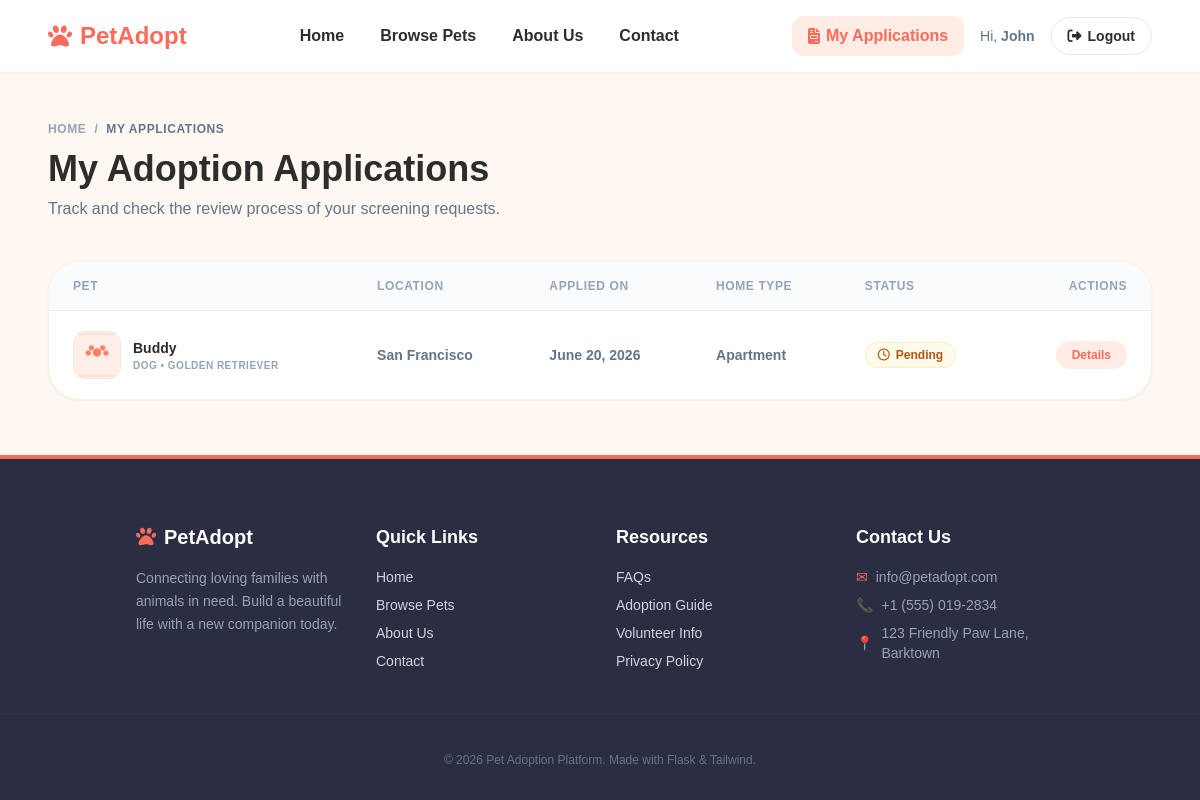
The page /my-applications (signed in) on the database as committed earlier.
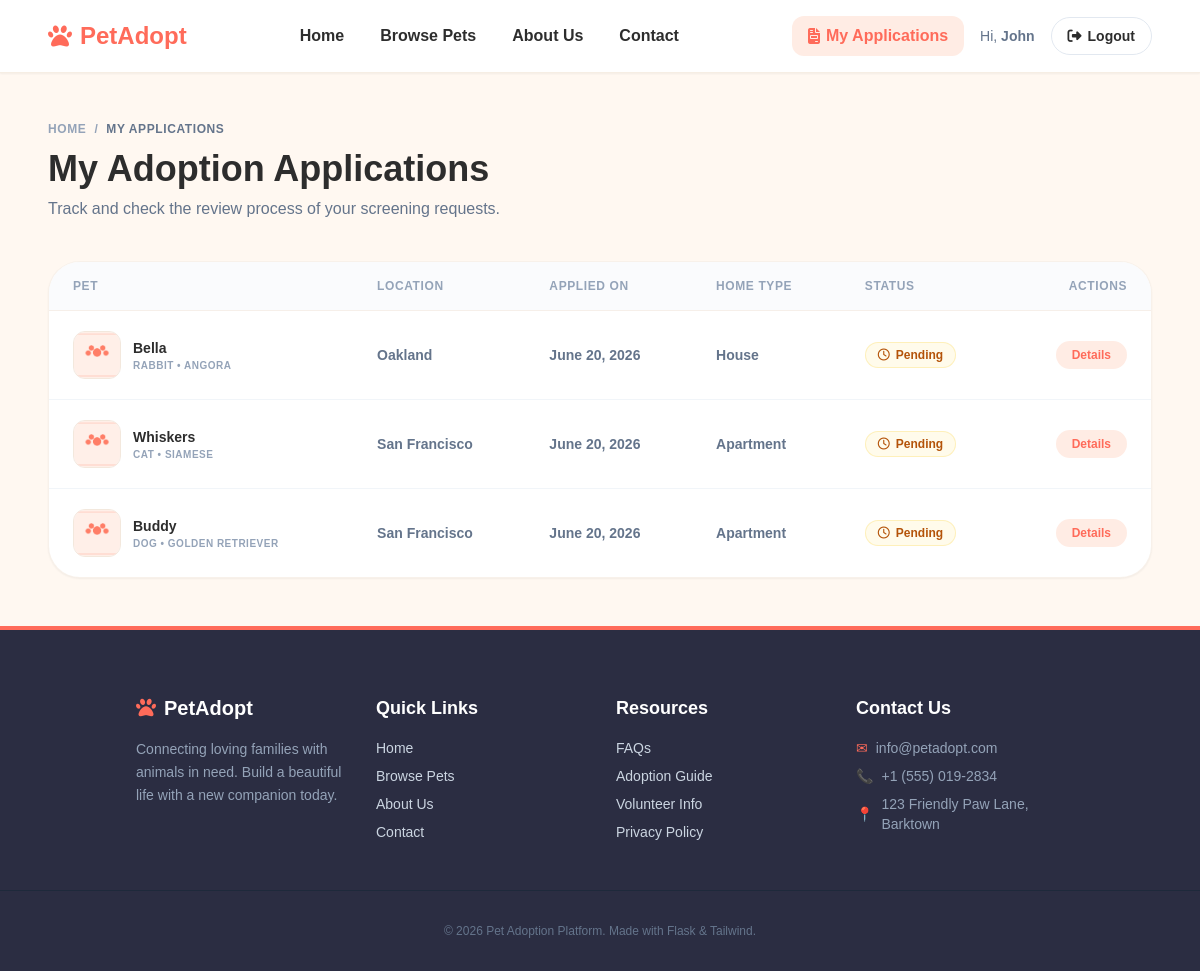
The same page on the database as committed later.
### models.py (models this page shows, shortened)
class AdoptionApplication(db.Model):
    __tablename__ = 'adoption_applications'
    id = db.Column(db.Integer, primary_key=True)
    pet_id = db.Column(db.Integer, db.ForeignKey('pets.id'), nullable=False)
    applicant_id = db.Column(db.Integer, db.ForeignKey('users.id'), nullable=False)
    full_name = db.Column(db.String(100), nullable=False)
    phone = db.Column(db.String(20), nullable=False)
    address = db.Column(db.String(255), nullable=False)
    home_type = db.Column(db.String(50), nullable=False)  # Apartment, House, Farmhouse, Other
    reason = db.Column(db.Text, nullable=False)
    previous_pet_experience = db.Column(db.Text, nullable=True)
    status = db.Column(db.String(20), nullable=False, default='pending')  # pending, approved, rejected
    applied_at = db.Column(db.DateTime, default=datetime.utcnow)

class Pet(db.Model):
    __tablename__ = 'pets'
    id = db.Column(db.Integer, primary_key=True)
    name = db.Column(db.String(100), nullable=False)
    species = db.Column(db.String(50), nullable=False)  # Dog, Cat, Rabbit, Bird, Other
    breed = db.Column(db.String(100), nullable=True)
    age = db.Column(db.Integer, nullable=True)
    gender = db.Column(db.String(20), nullable=False)  # Male, Female
    size = db.Column(db.String(20), nullable=False)  # Small, Medium, Large
    color = db.Column(db.String(50), nullable=True)
    description = db.Column(db.Text, nullable=True)
    photo = db.Column(db.String(255), nullable=True, default='default_pet.png')
    location = db.Column(db.String(100), nullable=False)
    vaccinated = db.Column(db.Boolean, default=False)
    is_adopted = db.Column(db.Boolean, default=False)
    shelter_id = db.Column(db.Integer, db.ForeignKey('users.id'), nullable=False)
    created_at = db.Column(db.DateTime, default=datetime.utcnow)
    applications = db.relationship('AdoptionApplication', backref='pet', lazy=True, cascade="all, delete-orphan")

### adoption_routes.py (the view)
@adoptions_bp.route('/my-applications')
@login_required
@role_required('adopter')
def my_applications():
    applications = AdoptionApplication.query.filter_by(
        applicant_id=current_user.id
    ).order_by(AdoptionApplication.applied_at.desc()).all()
    return render_template('adoptions/my_applications.html', applications=applications)

### utils.py (called while the page is built)
def role_required(*roles):
    def decorator(f):
        @wraps(f)
        def decorated_function(*args, **kwargs):
            if not current_user.is_authenticated or current_user.role not in roles:
                abort(403)
            return f(*args, **kwargs)
        return decorated_function
    return decorator

### templates/adoptions/my_applications.html (shortened to what the changed rows need)
{% extends 'base.html' %}
{% block content %}
<div class="container mx-auto max-w-7xl px-6 md:px-12 py-12">
    <div class="mb-10 text-left animate-fade-in-up">
        <h1 class="text-3xl md:text-4xl font-black text-dark mb-2">My Adoption Applications</h1>
    </div>
    <div class="animate-fade-in-up" style="animation-delay: 100ms;">
        {% if applications %}
            <div class="hidden md:block bg-white border border-border/60 rounded-[32px] overflow-hidden shadow-sm">
                <table class="w-full text-left border-collapse">
                    <thead>
                        <tr class="bg-slate-50/70 border-b border-border/60">
                            <th class="py-4 px-6 text-xs font-bold text-slate-400 uppercase tracking-wider">Pet</th>
                            <th class="py-4 px-6 text-xs font-bold text-slate-400 uppercase tracking-wider">Location</th>
                            <th class="py-4 px-6 text-xs font-bold text-slate-400 uppercase tracking-wider">Applied On</th>
                            <th class="py-4 px-6 text-xs font-bold text-slate-400 uppercase tracking-wider">Home Type</th>
                            <th class="py-4 px-6 text-xs font-bold text-slate-400 uppercase tracking-wider">Status</th>
                            <th class="py-4 px-6 text-xs font-bold text-slate-400 uppercase tracking-wider text-right">Actions</th>
                        </tr>
                    </thead>
                    <tbody class="divide-y divide-slate-100">
                        {% for app in applications %}
                            <tr class="hover:bg-slate-50/50 transition-colors">
                                <td class="py-5 px-6">
                                    <div class="flex items-center gap-3">
                                        <div class="w-12 h-12 rounded-xl overflow-hidden border border-border bg-slate-50 flex-shrink-0">
                                            {% if app.pet.photo %}
                                                <img src="{{ url_for('static', filename='uploads/pet_photos/' + app.pet.photo) }}" alt="{{ app.pet.name }}" class="w-full h-full object-cover">
                                            {% else %}
                                                <img src="{{ url_for('static', filename='uploads/pet_photos/default_pet.png') }}" alt="{{ app.pet.name }}" class="w-full h-full object-cover">
                                            {% endif %}
                                        </div>
                                        <div>
                                            <h4 class="text-sm font-black text-dark">{{ app.pet.name }}</h4>
                                            <p class="text-[10px] text-slate-400 font-bold uppercase tracking-wider">{{ app.pet.species }} &bull; {% if app.pet.breed %}{{ app.pet.breed }}{% else %}Mixed Breed{% endif %}</p>
                                        </div>
                                    </div>
                                </td>
                                <td class="py-5 px-6 text-sm text-slate-500 font-semibold">
                                    {{ app.pet.location }}
                                </td>
                                <td class="py-5 px-6 text-sm text-slate-500 font-semibold">
                                    {{ app.applied_at.strftime('%B %d, %Y') }}
                                </td>
                                <td class="py-5 px-6 text-sm text-slate-500 font-semibold">
                                    {{ app.home_type }}
                                </td>
                                <td class="py-5 px-6">
                                    {% if app.status == 'pending' %}
                                        <span class="inline-flex items-center gap-1.5 text-xs font-bold px-3 py-1 bg-amber-50 text-amber-700 border border-amber-200/50 rounded-full">
                                            <i class="fa-regular fa-clock"></i> Pending
                                        </span>
                                    {% elif app.status == 'approved' %}
                                        <span class="inline-flex items-center gap-1.5 text-xs font-bold px-3 py-1 bg-emerald-50 text-emerald-700 border border-emerald-200/50 rounded-full">
                                            <i class="fa-solid fa-circle-check"></i> Approved
                                        </span>
                                    {% elif app.status == 'rejected' %}
                                        <span class="inline-flex items-center gap-1.5 text-xs font-bold px-3 py-1 bg-red-50 text-red-700 border border-red-200/50 rounded-full">
                                            <i class="fa-solid fa-circle-xmark"></i> Rejected
                                        </span>
                                    {% endif %}
                                </td>
                                <td class="py-5 px-6 text-right">
                                    <a
                                      href="{{ url_for('pets.pet_detail', pet_id=app.pet.id) }}"
                                      class="inline-block py-1.5 px-4 bg-primary-light hover:bg-primary/25 text-primary font-bold rounded-full text-xs transition-colors"
                                    >
                                        Details
                                    </a>
                                </td>
                            </tr>
                        {% endfor %}
                    </tbody>
                </table>
            </div>
        {% endif %}
    </div>
</div>
{% endblock %}

Rows that differ between the two databases and show on the page:
added AdoptionApplication: photo (placeholder picture), pet.name "Bella", pet.species "RABBIT", pet.breed "ANGORA", pet.location "Oakland", applied_at "June 20, 2026", home_type "House", status "pending" (drawn)
added AdoptionApplication: photo (placeholder picture), pet.name "Whiskers", pet.species "CAT", pet.breed "SIAMESE", pet.location "San Francisco", applied_at "June 20, 2026", home_type "Apartment", status "pending" (drawn)
